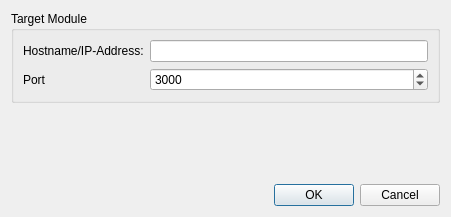
<?xml version="1.0" encoding="UTF-8"?>
<ui version="4.0">
 <class>SettingsDialog</class>
 <widget class="QDialog" name="SettingsDialog">
  <property name="geometry">
   <rect>
    <x>0</x>
    <y>0</y>
    <width>451</width>
    <height>217</height>
   </rect>
  </property>
  <property name="windowTitle">
   <string>Dialog</string>
  </property>
  <property name="modal">
   <bool>true</bool>
  </property>
  <layout class="QVBoxLayout" name="verticalLayout">
   <item>
    <widget class="QGroupBox" name="groupBox">
     <property name="title">
      <string>Target Module</string>
     </property>
     <layout class="QFormLayout" name="formLayout">
      <item row="0" column="0">
       <widget class="QLabel" name="label">
        <property name="text">
         <string>Hostname/IP-Address:</string>
        </property>
       </widget>
      </item>
      <item row="0" column="1">
       <widget class="QLineEdit" name="hostLineEdit"/>
      </item>
      <item row="1" column="0">
       <widget class="QLabel" name="label_2">
        <property name="text">
         <string>Port</string>
        </property>
       </widget>
      </item>
      <item row="1" column="1">
       <widget class="QSpinBox" name="portSpinBox">
        <property name="minimum">
         <number>1</number>
        </property>
        <property name="maximum">
         <number>65635</number>
        </property>
        <property name="value">
         <number>3000</number>
        </property>
       </widget>
      </item>
     </layout>
    </widget>
   </item>
   <item>
    <spacer name="verticalSpacer">
     <property name="orientation">
      <enum>Qt::Vertical</enum>
     </property>
     <property name="sizeHint" stdset="0">
      <size>
       <width>20</width>
       <height>40</height>
      </size>
     </property>
    </spacer>
   </item>
   <item>
    <widget class="QDialogButtonBox" name="buttonBox">
     <property name="orientation">
      <enum>Qt::Horizontal</enum>
     </property>
     <property name="standardButtons">
      <set>QDialogButtonBox::Cancel|QDialogButtonBox::Ok</set>
     </property>
    </widget>
   </item>
  </layout>
 </widget>
 <resources/>
 <connections>
  <connection>
   <sender>buttonBox</sender>
   <signal>accepted()</signal>
   <receiver>SettingsDialog</receiver>
   <slot>accept()</slot>
   <hints>
    <hint type="sourcelabel">
     <x>248</x>
     <y>254</y>
    </hint>
    <hint type="destinationlabel">
     <x>157</x>
     <y>274</y>
    </hint>
   </hints>
  </connection>
  <connection>
   <sender>buttonBox</sender>
   <signal>rejected()</signal>
   <receiver>SettingsDialog</receiver>
   <slot>reject()</slot>
   <hints>
    <hint type="sourcelabel">
     <x>316</x>
     <y>260</y>
    </hint>
    <hint type="destinationlabel">
     <x>286</x>
     <y>274</y>
    </hint>
   </hints>
  </connection>
 </connections>
</ui>
